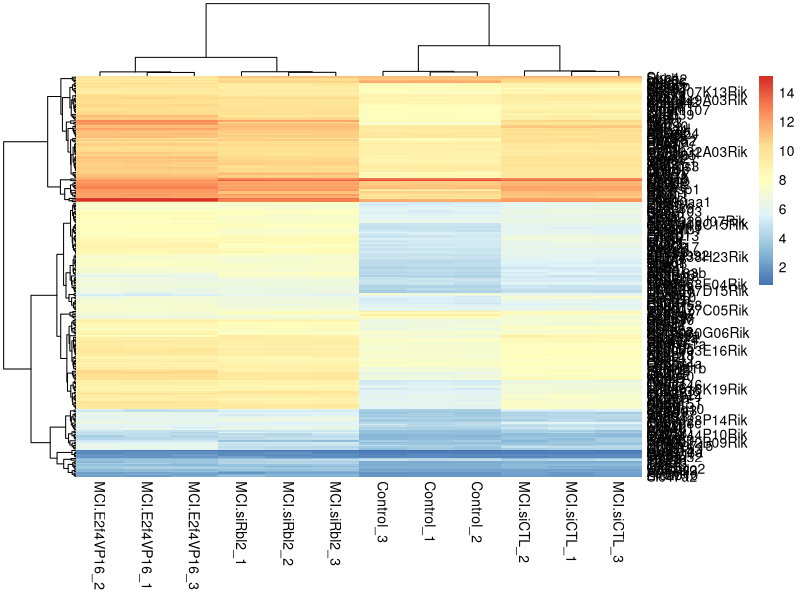
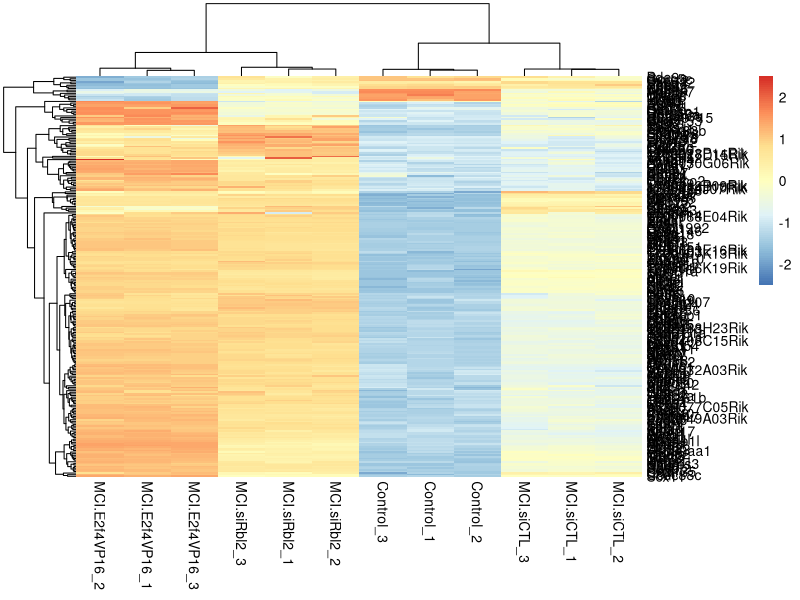
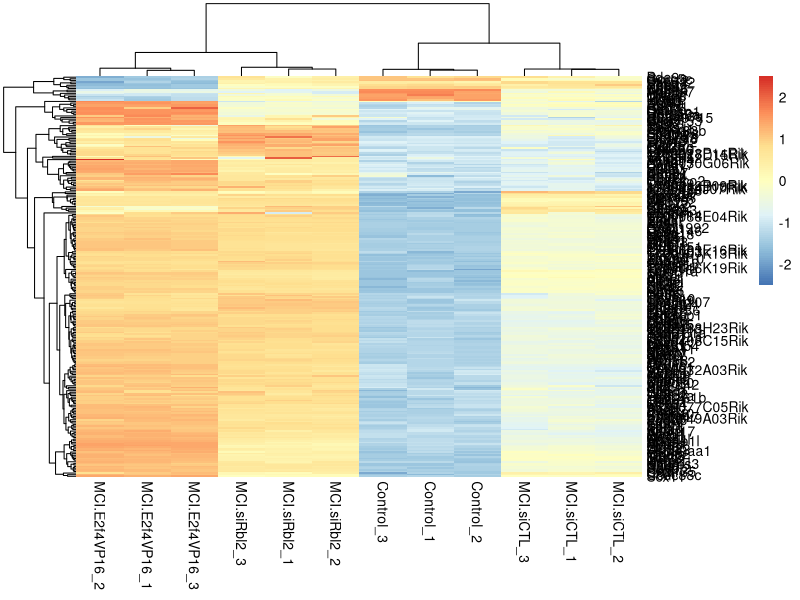
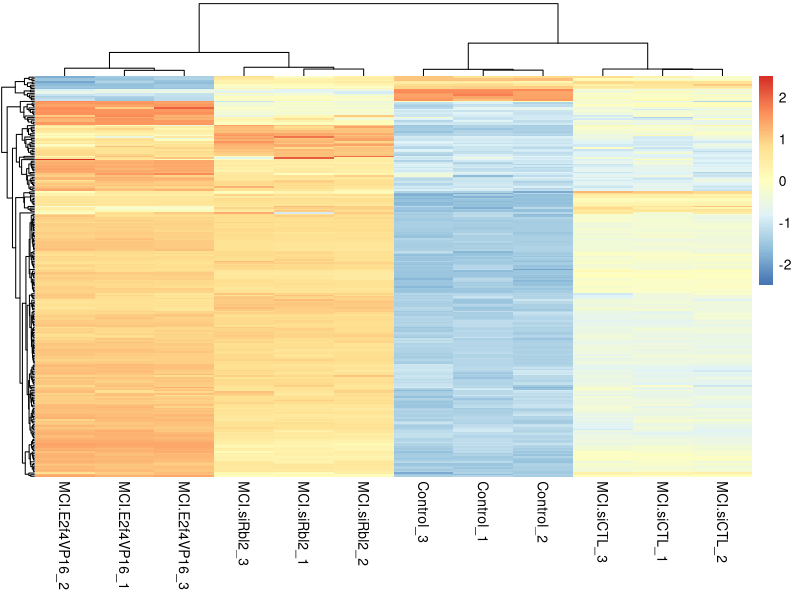

R code for these plots, in order: (Note: this script raises an error after producing the figures.)
setwd("C:/Users/lgautam/Desktop/HeaMap_RBL_gene")
library(pheatmap)
library(grid)
library(ggplot2)
library(matrixStats)
library(tidyverse)
data <-read.csv('cilia_gene_Heatmap.csv')
dim(data)
head(data)
data1 <- as.matrix(data[,-1])
rownames(data1) <- data[,1]
pheatmap(data1)
pheatmap(log2(data1 +1), scale = 'row')
pheatmap(log2(data1 +1), scale = 'row', row.names = FALSE)
my_plot <- pheatmap(log2(data1 +1), scale = 'row', row.names = TRUE, show_rownames = F, treeheight_row = 20)
plot_dims <- get_plot_dims(my_plot)
png("AIO_plot.png", res = 72)
